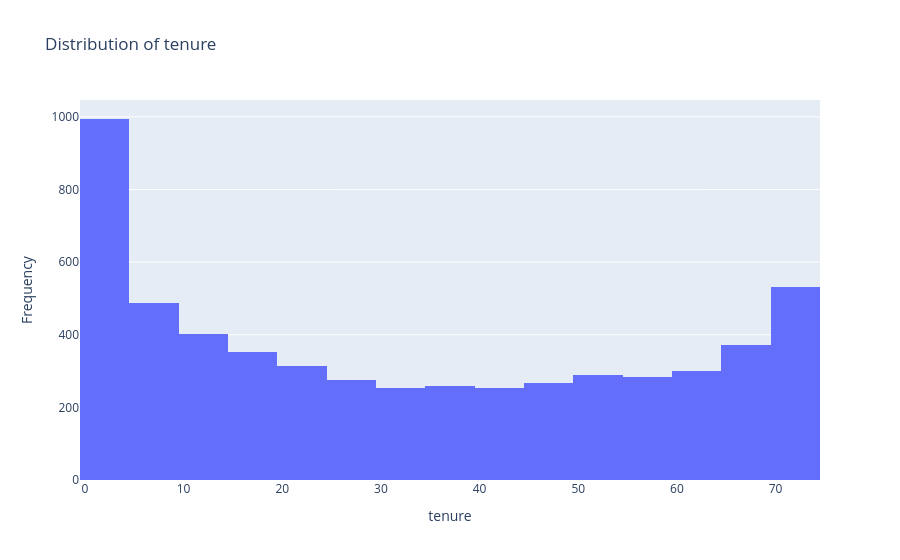
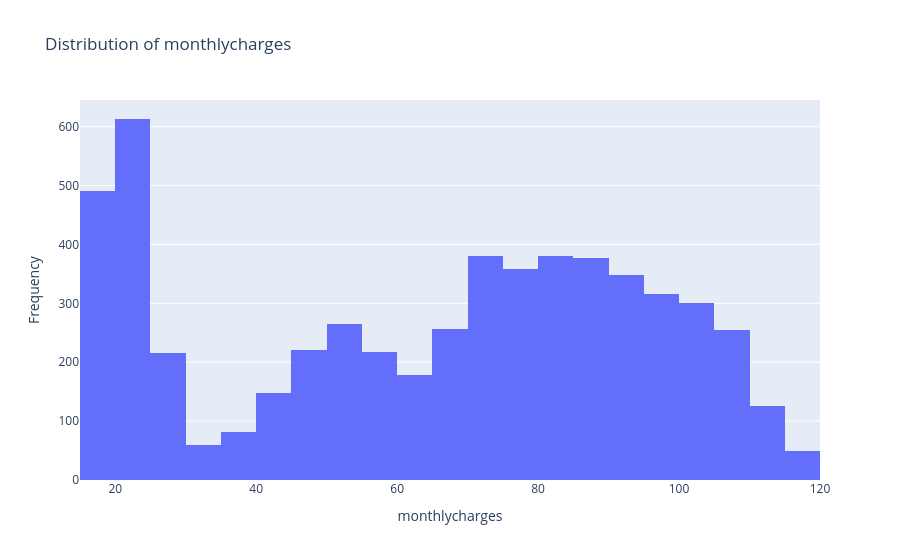
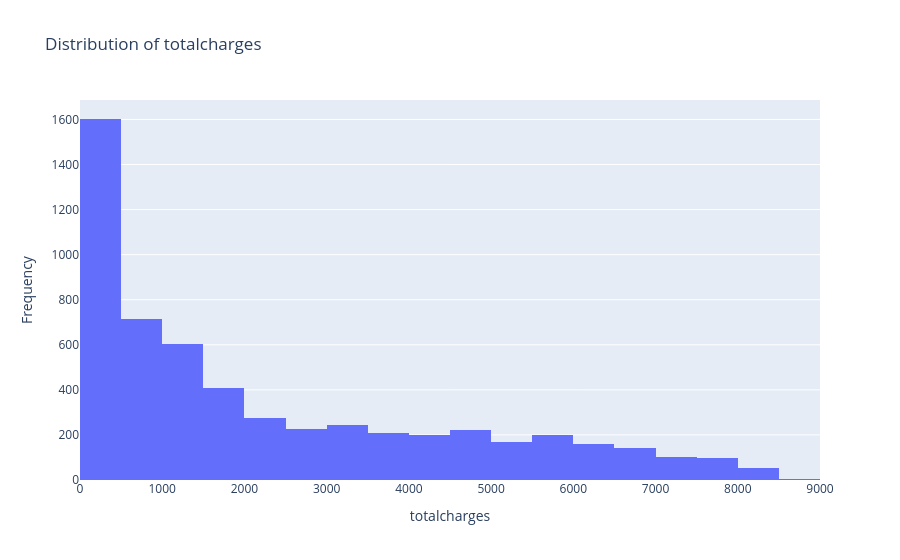

The code cell stored with these charts, in order, in its notebook:
### Code cell
columns = ['tenure','monthlycharges','totalcharges']

for col in columns:
    fig = px.histogram(
        data_frame=df,
        x=col,
        nbins=30,
        title=f"Distribution of {col}"
    )

    fig.update_layout(
        xaxis_title=col,
        yaxis_title="Frequency"
    )

    fig.show()

### Figure 1 — Plotly figure (JSON) as saved in the notebook; plotly's stock layout.template omitted (floating-point values rounded to 4 significant figures; data arrays with more than 128 entries replaced by an {"elided": "..."} marker saying what was removed)
{"data": [{"bingroup": "x", "hovertemplate": "tenure=%{x}<br>count=%{y}<extra></extra>", "legendgroup": "", "marker": {"color": "#636efa", "pattern": {"shape": ""}}, "name": "", "nbinsx": 30, "orientation": "v", "showlegend": false, "type": "histogram", "x": {"elided": "5634 int values"}, "xaxis": "x", "yaxis": "y"}], "layout": {"barmode": "relative", "legend": {"tracegroupgap": 0}, "title": {"text": "Distribution of tenure"}, "xaxis": {"anchor": "y", "domain": [0, 1], "title": {"text": "tenure"}}, "yaxis": {"anchor": "x", "domain": [0, 1], "title": {"text": "Frequency"}}}}

### Figure 2 — Plotly figure (JSON) as saved in the notebook; plotly's stock layout.template omitted (floating-point values rounded to 4 significant figures; data arrays with more than 128 entries replaced by an {"elided": "..."} marker saying what was removed)
{"data": [{"bingroup": "x", "hovertemplate": "monthlycharges=%{x}<br>count=%{y}<extra></extra>", "legendgroup": "", "marker": {"color": "#636efa", "pattern": {"shape": ""}}, "name": "", "nbinsx": 30, "orientation": "v", "showlegend": false, "type": "histogram", "x": {"elided": "5634 float values"}, "xaxis": "x", "yaxis": "y"}], "layout": {"barmode": "relative", "legend": {"tracegroupgap": 0}, "title": {"text": "Distribution of monthlycharges"}, "xaxis": {"anchor": "y", "domain": [0, 1], "title": {"text": "monthlycharges"}}, "yaxis": {"anchor": "x", "domain": [0, 1], "title": {"text": "Frequency"}}}}

### Figure 3 — Plotly figure (JSON) as saved in the notebook; plotly's stock layout.template omitted (floating-point values rounded to 4 significant figures; data arrays with more than 128 entries replaced by an {"elided": "..."} marker saying what was removed)
{"data": [{"bingroup": "x", "hovertemplate": "totalcharges=%{x}<br>count=%{y}<extra></extra>", "legendgroup": "", "marker": {"color": "#636efa", "pattern": {"shape": ""}}, "name": "", "nbinsx": 30, "orientation": "v", "showlegend": false, "type": "histogram", "x": {"elided": "5634 float values"}, "xaxis": "x", "yaxis": "y"}], "layout": {"barmode": "relative", "legend": {"tracegroupgap": 0}, "title": {"text": "Distribution of totalcharges"}, "xaxis": {"anchor": "y", "domain": [0, 1], "title": {"text": "totalcharges"}}, "yaxis": {"anchor": "x", "domain": [0, 1], "title": {"text": "Frequency"}}}}
